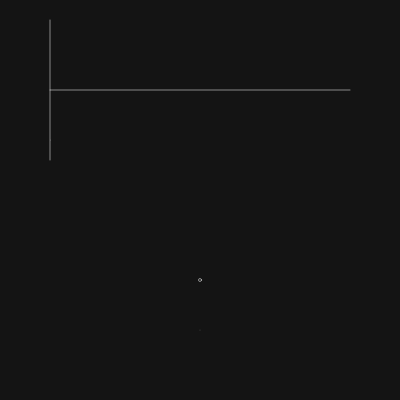
Frame 1 (no input)
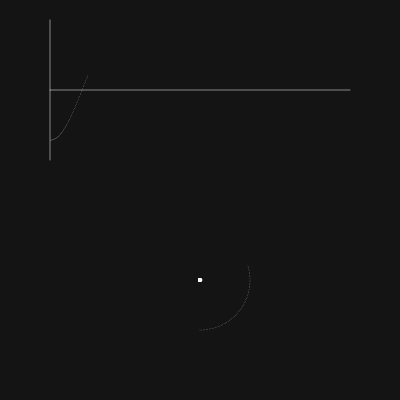
Frame 60 (no input)
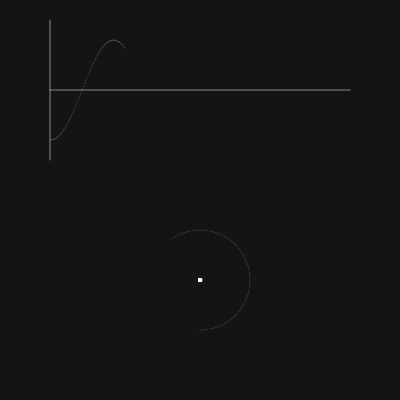
Frame 120 (the mouse pressed at the canvas centre since frame 60)

The p5.js sketch that drew these frames (run headless with seeded random() and noise() and a simulated clock; from frame 60 on, the mouse is pressed at the canvas centre):

// p5.js sketch
// ── sketch.js

let angle = 0;
let radius = 50;

function setup() {
  createCanvas(400, 400);
  background(20);

  stroke(255);
  strokeWeight(0.5);
  line(50, 20, 50, 160);
  line(50, 90, 350, 90);
}

function draw() {
  stroke(255);
  noFill();
  ellipse(width / 2, (3 * height / 4) - 20, 3, 3);

  let x = radius * sin(angle);
  let y = radius * cos(angle);

  
  point(
    width / 2 + x, 
    (3 * height / 4) - 20 + y
  );

  angle += PI/100;

  point(50+((angle * 20))%((PI)*100), y+90);
}
